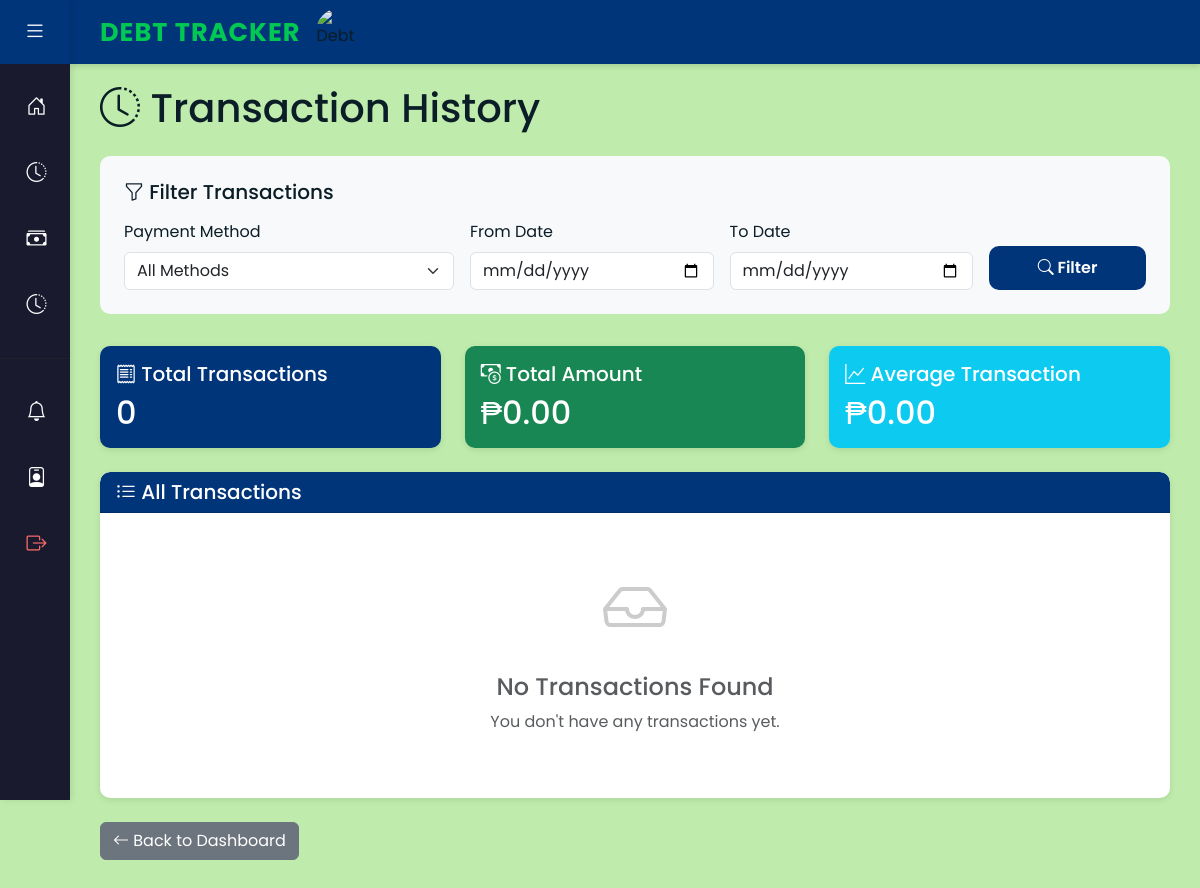
/transactions/ (signed in), run on an earlier commit of the app's database.
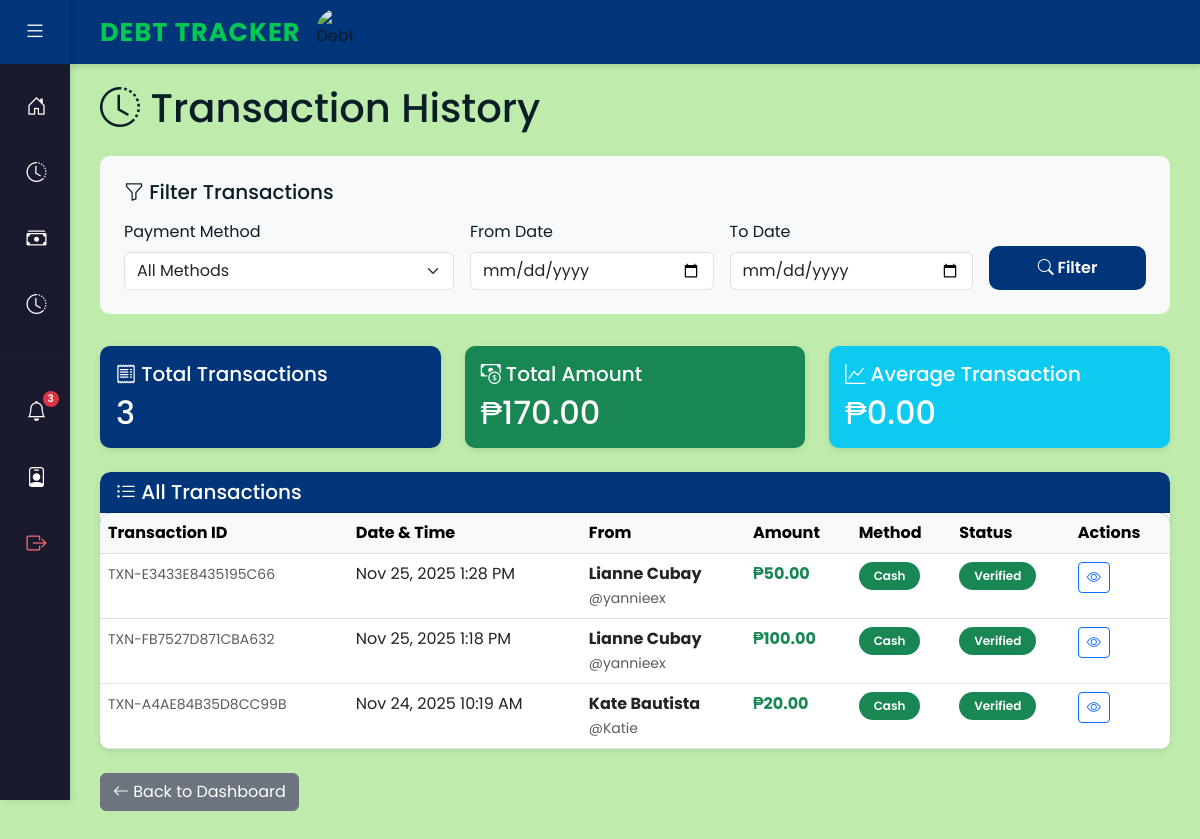
And on a later commit of the database.
### myapp/models.py (models this page shows, shortened)
class Payment(models.Model):
    PAYMENT_METHOD_CHOICES = [
        ('cash', 'Cash'),
        ('gcash', 'GCash'),
    ]
    PAYMENT_STATUS_CHOICES = [
        ('pending_debtor_proof', 'Awaiting Debtor Proof'),
        ('pending_creditor_proof', 'Awaiting Creditor Proof'),
        ('completed', 'Completed'),
        ('rejected', 'Rejected'),
    ]
    debt = models.ForeignKey(
        Debt,
        on_delete=models.CASCADE,
        related_name='payments',
        help_text="Associated debt for this payment"
    )
    payer = models.ForeignKey(
        settings.AUTH_USER_MODEL,
        on_delete=models.CASCADE,
        related_name='payments_made',
        help_text="User who made the payment"
    )
    amount = models.DecimalField(
        max_digits=10,
        decimal_places=2,
        validators=[MinValueValidator(0.01)],
        help_text="Amount paid"
    )
    method = models.CharField(
        max_length=20,
        choices=PAYMENT_METHOD_CHOICES,
        help_text="Payment method used"
    )
    reference_number = models.CharField(
        max_length=100,
        blank=True,
        null=True,
        help_text="Transaction/Reference number (optional)"
    )
    debtor_proof = models.FileField(
        upload_to='payment_proofs/debtor/%Y/%m/%d/',
        blank=True,
        null=True,
        help_text="Debtor's proof of payment (for cash payments)"
    )
    creditor_proof = models.FileField(
        upload_to='payment_proofs/creditor/%Y/%m/%d/',
        blank=True,
        null=True,
        help_text="Creditor's proof of receipt (for cash payments)"
    )
    payment_date = models.DateTimeField(
        blank=True,
        null=True,
        help_text="Date when payment was completed"
    )
    status = models.CharField(
        max_length=30,
        choices=PAYMENT_STATUS_CHOICES,
        default='completed',
        help_text="Payment verification status"
    )
    receipt_no = models.CharField(
        max_length=50,
        unique=True,
        default=uuid.uuid4,
        editable=False,
        help_text="Unique receipt number"
    )
    transaction_id = models.CharField(
        max_length=100,
        unique=True,
        editable=False,
        default='',
        help_text="Unique transaction ID"
    )
    receipt_file = models.FileField(
        upload_to='receipts/',
        blank=True,
        null=True,
        help_text="Generated PDF receipt"
    )
    created_at = models.DateTimeField(
        auto_now_add=True,
        help_text="Date when payment was recorded"
    )
    verified_at = models.DateTimeField(
        blank=True,
        null=True,
        help_text="Date when payment was verified"
    )
    class Meta:
        verbose_name = 'Payment'
        verbose_name_plural = 'Payments'
        ordering = ['-created_at']
        indexes = [
            models.Index(fields=['debt', 'status']),
            models.Index(fields=['payer', 'created_at']),
        ]

class CustomUser(AbstractBaseUser, PermissionsMixin):
    ROLE_CHOICES = [
        ('creditor', 'Creditor'),
        ('debtor', 'Debtor'),
        ('admin', 'Admin'),
    ]
    username = models.CharField(
        max_length=150,
        unique=True,
        help_text="Required. 150 characters or fewer. Unique username."
    )
    full_name = models.CharField(
        max_length=255,
        help_text="Full name of the user"
    )
    email = models.EmailField(
        max_length=255,
        blank=True,
        null=True,
        help_text="Email address (optional)"
    )
    profile_picture = models.ImageField(
        upload_to='profile_pictures/',
        blank=True,
        null=True,
        help_text="Profile picture (optional)"
    )
    profile_summary = models.TextField(
        blank=True,
        null=True,
        help_text="Short bio or profile summary (optional)"
    )
    account_type = models.CharField(
        max_length=20,
        choices=ROLE_CHOICES,
        help_text="User role: Creditor, Debtor, or Admin"
    )
    is_active = models.BooleanField(default=True)
    is_staff = models.BooleanField(default=False)
    date_joined = models.DateTimeField(auto_now_add=True)
    objects = CustomUserManager()
    USERNAME_FIELD = 'username'
    REQUIRED_FIELDS = ['full_name']
    class Meta:
        verbose_name = 'User'
        verbose_name_plural = 'Users'
        ordering = ['-date_joined']

### myapp/views.py (the view, shortened to what this page needs)
# urls.py: path('transactions/', views.transaction_history, name='transaction_history'),
@login_required
def transaction_history(request):
    payments = Payment.objects.exclude(status='rejected')
    if request.user.account_type == 'debtor':
        payments = payments.filter(payer=request.user)
    elif request.user.account_type == 'creditor':
        payments = payments.filter(debt__creditor=request.user)
    method_filter = request.GET.get('method', '').strip()
    if method_filter:
        payments = payments.filter(method=method_filter)
    date_from = request.GET.get('date_from', '').strip()
    date_to = request.GET.get('date_to', '').strip()
    payments = payments.order_by('-payment_date', '-created_at')
    total_amount = sum(float(p.amount) for p in payments)
    context = {
        'payments': payments,
        'total_amount': total_amount,
        'total_count': payments.count(),
        'method_filter': method_filter,
        'date_from': date_from,
        'date_to': date_to,
    }
    return render(request, 'transaction_history.html', context)

### myapp/templates/transaction_history.html (shortened to what this page needs)
{% extends 'dashboard_base.html' %}
{% block content %}
<div class="row">
    <div class="col-12">
        <h1 class="mb-4">
            <i class="bi bi-clock-history"></i> Transaction History
        </h1>
    </div>
</div>
<div class="row">
    <div class="col-12">
        <div class="filter-card">
            <h5 class="mb-3"><i class="bi bi-funnel"></i> Filter Transactions</h5>
            <form method="get" action="{% url 'myapp:transaction_history' %}">
                <div class="row g-3">
                    <div class="col-md-4">
                        <label for="method" class="form-label">Payment Method</label>
                        <select class="form-select" id="method" name="method">
                            <option value="">All Methods</option>
                        </select>
                    </div>
                    <div class="col-md-3">
                        <label for="date_from" class="form-label">From Date</label>
                        <input type="date" class="form-control" id="date_from" name="date_from" value="{{ date_from }}">
                    </div>
                    <div class="col-md-3">
                        <label for="date_to" class="form-label">To Date</label>
                        <input type="date" class="form-control" id="date_to" name="date_to" value="{{ date_to }}">
                    </div>
                    <div class="col-md-2 d-flex align-items-end">
                        <button type="submit" class="btn btn-primary w-100">
                            <i class="bi bi-search"></i> Filter
                        </button>
                    </div>
                </div>
            </form>
        </div>
    </div>
</div>
<div class="row mb-4">
    <div class="col-md-4">
        <div class="card bg-primary text-white">
            <div class="card-body">
                <h5 class="card-title"><i class="bi bi-receipt"></i> Total Transactions</h5>
                <h2 class="mb-0">{{ payments.count }}</h2>
            </div>
        </div>
    </div>
    <div class="col-md-4">
        <div class="card bg-success text-white">
            <div class="card-body">
                <h5 class="card-title"><i class="bi bi-cash-coin"></i> Total Amount</h5>
                <h2 class="mb-0">₱{{ total_amount|floatformat:2 }}</h2>
            </div>
        </div>
    </div>
    <div class="col-md-4">
        <div class="card bg-info text-white">
            <div class="card-body">
                <h5 class="card-title"><i class="bi bi-graph-up"></i> Average Transaction</h5>
                <h2 class="mb-0">₱{% if payments.count > 0 %}{{ total_amount|floatformat:2|add:"0"|floatformat:0|divisibleby:payments.count|floatformat:2 }}{% else %}0.00{% endif %}</h2>
            </div>
        </div>
    </div>
</div>
<div class="row">
    <div class="col-12">
        <div class="card transaction-table">
            <div class="card-header bg-primary text-white">
                <h5 class="mb-0"><i class="bi bi-list-ul"></i> All Transactions</h5>
            </div>
            <div class="card-body p-0">
                {% if payments %}
                <div class="table-responsive">
                    <table class="table table-hover mb-0">
                        <thead class="table-light">
                            <tr>
                                <th>Transaction ID</th>
                                <th>Date & Time</th>
                                <th>{% if user.account_type == 'creditor' %}From{% else %}To{% endif %}</th>
                                <th>Amount</th>
                                <th>Method</th>
                                <th>Status</th>
                                <th>Actions</th>
                            </tr>
                        </thead>
                        <tbody>
                            {% for payment in payments %}
                            <tr>
                                <td>
                                    <small class="text-muted">{{ payment.transaction_id }}</small>
                                </td>
                                <td>{{ payment.created_at|date:"M d, Y g:i A" }}</td>
                                <td>
                                    {% if user.account_type == 'creditor' %}
                                        <strong>{{ payment.payer.full_name }}</strong>
                                        <br><small class="text-muted">@{{ payment.payer.username }}</small>
                                    {% else %}
                                        <strong>{{ payment.debt.creditor.full_name }}</strong>
                                        <br><small class="text-muted">@{{ payment.debt.creditor.username }}</small>
                                    {% endif %}
                                </td>
                                <td><strong class="text-success">₱{{ payment.amount|floatformat:2 }}</strong></td>
                                <td>
                                    {% if payment.method == 'gcash' %}
                                        <span class="badge method-badge-gcash">GCash</span>
                                    {% elif payment.method == 'cash' %}
                                        <span class="badge bg-success">Cash</span>
                                    {% else %}
                                        <span class="badge bg-secondary">{{ payment.get_method_display }}</span>
                                    {% endif %}
                                </td>
                                <td>
                                    <span class="badge bg-success">Verified</span>
                                </td>
                                <td>
                                    <div class="btn-group btn-group-sm">
                                        <a href="{% url 'myapp:view_receipt' payment.id %}" class="btn btn-outline-primary" title="View Receipt">
                                            <i class="bi bi-eye"></i>
                                        </a>
                                    </div>
                                </td>
                            </tr>
                            {% endfor %}
                        </tbody>
                    </table>
                </div>
                {% else %}
                <div class="text-center py-5">
                    <i class="bi bi-inbox" style="font-size: 4rem; color: #ccc;"></i>
                    <h4 class="mt-3 text-muted">No Transactions Found</h4>
                    <p class="text-muted">
                        {% if method_filter or date_from or date_to %}
                            No transactions match your filter criteria.
                        {% else %}
                            You don't have any transactions yet.
                        {% endif %}
                    </p>
                </div>
                {% endif %}
            </div>
        </div>
    </div>
</div>
<div class="row mt-4">
    <div class="col-12">
        <a href="{% if user.account_type == 'creditor' %}{% url 'myapp:creditor_dashboard' %}{% else %}{% url 'myapp:debtor_dashboard' %}{% endif %}" class="btn btn-secondary">
            <i class="bi bi-arrow-left"></i> Back to Dashboard
        </a>
    </div>
</div>
{% endblock %}

### myapp/templates/dashboard_base.html (shortened to what this page needs)
{% load static %}
<!DOCTYPE html>
<html lang="en">
<head>
    <link href="https://cdn.jsdelivr.net/npm/bootstrap@5.3.0/dist/css/bootstrap.min.css" rel="stylesheet">
    <link rel="stylesheet" href="https://cdn.jsdelivr.net/npm/bootstrap-icons@1.11.0/font/bootstrap-icons.css">
</head>
<body>
    <aside class="sidebar" id="sidebar">
        <button class="sidebar-toggle" onclick="toggleSidebar()">
            <i class="bi bi-list" id="toggle-icon"></i>
        </button>
        <nav class="sidebar-menu">
            {% if user.account_type == 'creditor' %}
                <a href="{% url 'myapp:creditor_dashboard' %}" class="sidebar-item {% if request.resolver_match.url_name == 'creditor_dashboard' %}active{% endif %}">
                    <i class="bi bi-house-door"></i>
                </a>
                <a href="{% url 'myapp:pending_confirmation' %}" class="sidebar-item {% if request.resolver_match.url_name == 'pending_confirmation' %}active{% endif %}">
                    <span class="sidebar-icon-wrapper">
                        <i class="bi bi-clock-history"></i>
                    </span>
                </a>
                <a href="{% url 'myapp:creditor_payments' %}" class="sidebar-item">
                    <i class="bi bi-cash-stack"></i>
                </a>
                <a href="{% url 'myapp:transaction_history' %}" class="sidebar-item">
                    <i class="bi bi-clock-history"></i>
                </a>
            {% endif %}
            <hr style="border-color: #333; margin: 20px 0;">
            <a href="{% url 'myapp:notifications' %}" class="sidebar-item">
                <span class="sidebar-icon-wrapper">
                    <i class="bi bi-bell"></i>
                    {% if unread_notifications_count %}
                        <span class="sidebar-icon-badge">{{ unread_notifications_count }}</span>
                    {% endif %}
                </span>
            </a>
            <a href="{% url 'myapp:profile' %}" class="sidebar-item">
                <i class="bi bi-person-badge"></i>
            </a>
            <a href="{% url 'myapp:logout' %}" class="sidebar-item" style="color: #ff6b6b;">
                <i class="bi bi-box-arrow-right"></i>
            </a>
        </nav>
    </aside>
    <main class="main-content">
        <header class="main-header">
            <div class="main-header-brand">
                <div class="main-header-title">DEBT TRACKER</div>
                <img src="{% static 'image/Debt Tracker Logo.png' %}" alt="Debt Tracker Logo" class="main-header-logo">
            </div>
        </header>
        <div class="content-body">
            {% block content %}{% endblock %}
        </div>
    </main>
</body>
</html>

What changed in the data, as far as the page shows it:
added Payment: transaction_id "TXN-E3433E8435195C66", created_at "Nov 25, 2025 1:28 PM", payer.full_name "Lianne Cubay", payer.username "yannieex", amount "50.00", method "Cash"
added Payment: transaction_id "TXN-FB7527D871CBA632", created_at "Nov 25, 2025 1:18 PM", payer.full_name "Lianne Cubay", payer.username "yannieex", amount "100.00", method "Cash"
added Payment: transaction_id "TXN-A4AE84B35D8CC99B", created_at "Nov 24, 2025 10:19 AM", payer.full_name "Kate Bautista", payer.username "Katie", amount "20.00", method "Cash"
Also different on the page:
{{ unread_notifications_count }}: (not shown) → "3"
{{ payments.count }}: "0" → "3"
{{ total_amount|floatformat:2 }}: "0.00" → "170.00"
text no longer shown: "No Transactions Found You don't have any transactions yet."
text now shown: "Transaction ID Date & Time From Amount Method Status Actions"
